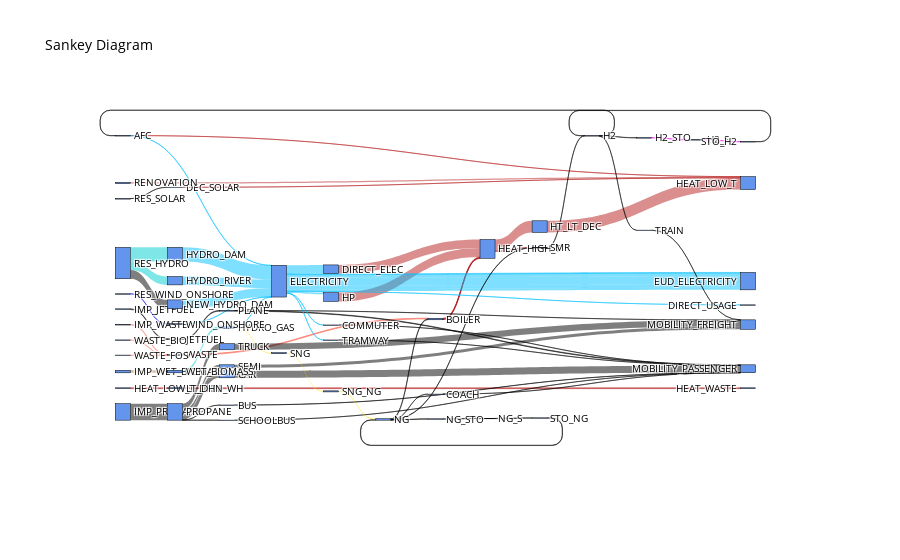
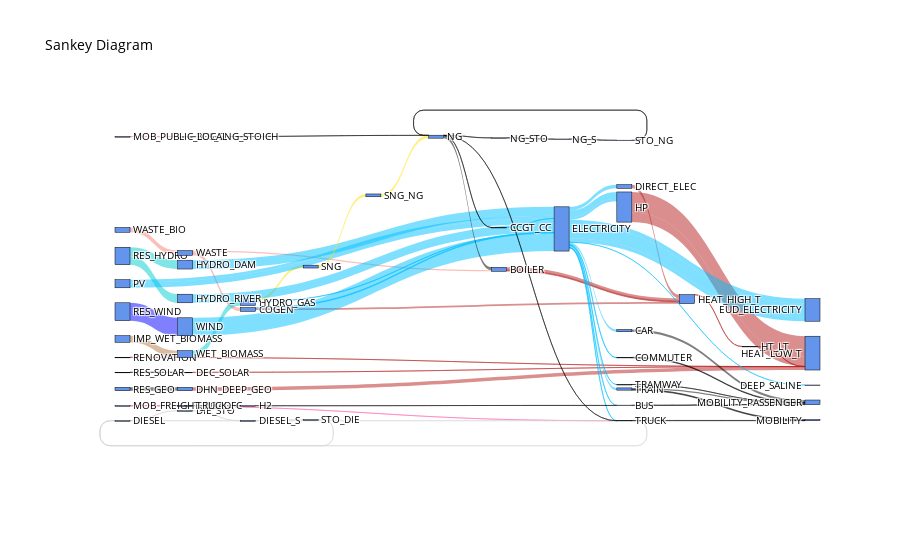

The notebook cell these images were saved under, in order:
### Markdown cell above
### Sankey diagram

### Code cell
# Generate the Sankey diagram using the processed results
fig_qc = plot_sankey(results_qc) 
fig_ch = plot_sankey(results_ch) 

# Display the generated Sankey diagram in the output
fig_qc.show()
fig_ch.show()

### Figure 1 — Plotly figure (JSON) as saved in the notebook; plotly's stock layout.template omitted (floating-point values rounded to 4 significant figures)
{"data": [{"link": {"color": ["rgba(181, 31, 31, 0.50)", "rgba(181, 31, 31, 0.50)", "rgba(181, 31, 31, 0.50)", "rgba(181, 31, 31, 0.50)", "rgba(181, 31, 31, 0.50)", "rgba(181, 31, 31, 0.50)", "rgba(181, 31, 31, 0.50)", "rgba(255, 225, 0, 0.50)", "rgba(0, 0, 0, 0.50)", "rgba(0, 0, 0, 0.50)", "rgba(250, 128, 114, 0.50)", "rgba(179, 123, 68, 0.50)", "rgba(181, 31, 31, 0.50)", "rgba(181, 31, 31, 0.50)", "rgba(181, 31, 31, 0.50)", "rgba(181, 31, 31, 0.50)", "rgba(181, 31, 31, 0.50)", "rgba(181, 31, 31, 0.50)", "rgba(0, 0, 0, 0.50)", "rgba(0, 206, 209, 0.50)", "rgba(0, 206, 209, 0.50)", "rgba(0, 0, 0, 0.50)", "rgba(0, 0, 255, 0.50)", "rgba(250, 128, 114, 0.50)", "rgba(250, 128, 114, 0.50)", "rgba(250, 128, 114, 0.50)", "rgba(250, 128, 114, 0.50)", "rgba(0, 206, 209, 0.50)", "rgba(0, 191, 255, 0.50)", "rgba(0, 191, 255, 0.50)", "rgba(0, 191, 255, 0.50)", "rgba(0, 191, 255, 0.50)", "rgba(0, 191, 255, 0.50)", "rgba(0, 0, 0, 0.50)", "rgba(0, 0, 0, 0.50)", "rgba(0, 0, 0, 0.50)", "rgba(0, 0, 0, 0.50)", "rgba(0, 0, 0, 0.50)", "rgba(0, 0, 0, 0.50)", "rgba(0, 0, 0, 0.50)", "rgba(0, 0, 0, 0.50)", "rgba(0, 0, 0, 0.50)", "rgba(0, 0, 0, 0.50)", "rgba(0, 0, 0, 0.50)", "rgba(0, 0, 0, 0.50)", "rgba(0, 0, 0, 0.50)", "rgba(0, 0, 0, 0.50)", "rgba(0, 0, 0, 0.50)", "rgba(0, 0, 0, 0.50)", "rgba(0, 0, 0, 0.50)", "rgba(0, 191, 255, 0.50)", "rgba(0, 191, 255, 0.50)", "rgba(0, 191, 255, 0.50)", "rgba(0, 191, 255, 0.50)", "rgba(0, 191, 255, 0.50)", "rgba(0, 191, 255, 0.50)", "rgba(0, 191, 255, 0.50)", "rgba(0, 191, 255, 0.50)", "rgba(0, 191, 255, 0.50)", "rgba(0, 191, 255, 0.50)", "rgba(0, 191, 255, 0.50)", "rgba(0, 0, 0, 0.50)", "rgba(0, 0, 0, 0.50)", "rgba(0, 0, 0, 0.50)", "rgba(0, 0, 0, 0.50)", "rgba(0, 0, 0, 0.50)", "rgba(255, 225, 0, 0.50)", "rgba(255, 225, 0, 0.50)", "rgba(0, 0, 0, 0.50)", "rgba(0, 0, 0, 0.50)", "rgba(0, 0, 0, 0.50)", "rgba(0, 0, 0, 0.50)", "rgba(255, 0, 255, 0.50)", "rgba(255, 0, 255, 0.50)", "rgba(0, 0, 0, 0.50)", "rgba(0, 0, 0, 0.50)", "rgba(0, 0, 0, 0.50)"], "label": [413.4, 505.5, 10000.0, 1446.0, 92550.0, 6609.0, 92550.0, 8475.0, 5545.0, 131500.0, 3080.0, 20000.0, 5926.0, 4396.0, 604.9, 68190.0, 70160.0, 6609.0, 70620.0, 112700.0, 66420.0, 505.5, 586.0, 796.6, 5363.0, 1400, 1680.0, 20000.0, 5981.0, 25145, 63470.0, 27660.0, 16180.0, 916.7, 56690.0, 61.55, 0.7345, 1073.0, 4472.0, 485.5, 24390.0, 650.2, 391.7, 48990.0, 916.7, 56690.0, 5545.0, 485.5, 24390.0, 48990.0, 1205.0, 26.56, 68190.0, 14030.0, 112700.0, 796.6, 66420.0, 70620.0, 586.0, 0.7345, 391.7, 2939.0, 2368.0, 6045.0, 2939.0, 2939.0, 8475.0, 8475.0, 2939.0, 61.55, 2028.0, 1759.0, 2028.0, 2028.0, 2409.0, 2028.0, 650.2], "source": [0, 6, 37, 14, 14, 16, 19, 21, 23, 24, 25, 26, 1, 1, 1, 7, 18, 28, 38, 38, 38, 39, 40, 51, 51, 52, 53, 54, 9, 9, 9, 9, 9, 2, 3, 4, 5, 35, 35, 41, 42, 48, 49, 50, 36, 36, 27, 36, 36, 36, 0, 9, 9, 9, 20, 21, 22, 31, 55, 9, 9, 32, 32, 32, 33, 34, 44, 45, 47, 32, 11, 11, 12, 13, 43, 46, 11], "target": [15, 15, 15, 43, 19, 28, 15, 44, 27, 36, 51, 54, 14, 14, 14, 14, 14, 17, 31, 20, 22, 6, 55, 1, 1, 51, 51, 21, 10, 10, 10, 10, 10, 30, 30, 30, 30, 29, 30, 30, 29, 29, 30, 29, 2, 3, 35, 41, 42, 50, 9, 8, 7, 18, 9, 9, 9, 9, 9, 5, 49, 34, 43, 1, 47, 33, 45, 32, 32, 4, 13, 0, 46, 12, 11, 11, 48], "value": [413.4, 505.5, 10000.0, 1446.0, 92550.0, 6609.0, 92550.0, 8475.0, 5545.0, 131500.0, 3080.0, 20000.0, 5926.0, 4396.0, 604.9, 68190.0, 70160.0, 6609.0, 70620.0, 112700.0, 66420.0, 505.5, 586.0, 796.6, 5363.0, 1400, 1680.0, 20000.0, 5981.0, 25145, 63470.0, 27660.0, 16180.0, 916.7, 56690.0, 61.55, 0.7345, 1073.0, 4472.0, 485.5, 24390.0, 650.2, 391.7, 48990.0, 916.7, 56690.0, 5545.0, 485.5, 24390.0, 48990.0, 1205.0, 26.56, 68190.0, 14030.0, 112700.0, 796.6, 66420.0, 70620.0, 586.0, 0.7345, 391.7, 2939.0, 2368.0, 6045.0, 2939.0, 2939.0, 8475.0, 8475.0, 2939.0, 61.55, 2028.0, 1759.0, 2028.0, 2028.0, 2409.0, 2028.0, 650.2]}, "node": {"color": "cornflowerblue", "label": ["AFC", "BOILER", "BUS", "CAR", "COACH", "COMMUTER", "DEC_SOLAR", "DIRECT_ELEC", "DIRECT_USAGE", "ELECTRICITY", "EUD_ELECTRICITY", "H2", "H2_S", "H2_STO", "HEAT_HIGH_T", "HEAT_LOW_T", "HEAT_LOW_T_DHN", "HEAT_WASTE", "HP", "HT_LT_DEC", "HYDRO_DAM", "HYDRO_GAS", "HYDRO_RIVER", "IMP_JETFUEL", "IMP_PROPANE", "IMP_WASTE", "IMP_WET_BIOMASS", "JETFUEL", "LT_DHN_WH", "MOBILITY_FREIGHT", "MOBILITY_PASSENGER", "NEW_HYDRO_DAM", "NG", "NG_S", "NG_STO", "PLANE", "PROPANE", "RENOVATION", "RES_HYDRO", "RES_SOLAR", "RES_WIND_ONSHORE", "SCHOOLBUS", "SEMI", "SMR", "SNG", "SNG_NG", "STO_H2", "STO_NG", "TRAIN", "TRAMWAY", "TRUCK", "WASTE", "WASTE_BIO", "WASTE_FOS", "WET_BIOMASS", "WIND_ONSHORE"], "line": {"color": "black", "width": 0.5}, "pad": 15, "thickness": 15}, "type": "sankey", "valueformat": ".0f", "valuesuffix": ""}], "layout": {"font": {"color": "black", "size": 10}, "paper_bgcolor": "white", "title": {"text": "Sankey Diagram"}}}

### Figure 2 — Plotly figure (JSON) as saved in the notebook; plotly's stock layout.template omitted (floating-point values rounded to 4 significant figures)
{"data": [{"link": {"color": ["rgba(181, 31, 31, 0.50)", "rgba(181, 31, 31, 0.50)", "rgba(181, 31, 31, 0.50)", "rgba(181, 31, 31, 0.50)", "rgba(181, 31, 31, 0.50)", "rgba(211, 211, 211, 0.50)", "rgba(211, 211, 211, 0.50)", "rgba(211, 211, 211, 0.50)", "rgba(211, 211, 211, 0.50)", "rgba(181, 31, 31, 0.50)", "rgba(181, 31, 31, 0.50)", "rgba(255, 225, 0, 0.50)", "rgba(179, 123, 68, 0.50)", "rgba(181, 31, 31, 0.50)", "rgba(181, 31, 31, 0.50)", "rgba(181, 31, 31, 0.50)", "rgba(181, 31, 31, 0.50)", "rgba(255, 105, 180, 0.50)", "rgba(255, 105, 180, 0.50)", "rgba(255, 105, 180, 0.50)", "rgba(0, 0, 0, 0.50)", "rgba(0, 206, 209, 0.50)", "rgba(0, 206, 209, 0.50)", "rgba(0, 0, 0, 0.50)", "rgba(0, 0, 255, 0.50)", "rgba(211, 211, 211, 0.50)", "rgba(211, 211, 211, 0.50)", "rgba(250, 128, 114, 0.50)", "rgba(250, 128, 114, 0.50)", "rgba(250, 128, 114, 0.50)", "rgba(0, 206, 209, 0.50)", "rgba(0, 191, 255, 0.50)", "rgba(0, 191, 255, 0.50)", "rgba(0, 191, 255, 0.50)", "rgba(0, 0, 0, 0.50)", "rgba(0, 0, 0, 0.50)", "rgba(0, 0, 0, 0.50)", "rgba(0, 0, 0, 0.50)", "rgba(0, 0, 0, 0.50)", "rgba(0, 0, 0, 0.50)", "rgba(0, 0, 0, 0.50)", "rgba(211, 211, 211, 0.50)", "rgba(0, 191, 255, 0.50)", "rgba(0, 191, 255, 0.50)", "rgba(0, 191, 255, 0.50)", "rgba(0, 191, 255, 0.50)", "rgba(0, 191, 255, 0.50)", "rgba(0, 191, 255, 0.50)", "rgba(0, 191, 255, 0.50)", "rgba(0, 191, 255, 0.50)", "rgba(0, 191, 255, 0.50)", "rgba(0, 191, 255, 0.50)", "rgba(0, 191, 255, 0.50)", "rgba(0, 191, 255, 0.50)", "rgba(0, 191, 255, 0.50)", "rgba(0, 191, 255, 0.50)", "rgba(0, 191, 255, 0.50)", "rgba(0, 191, 255, 0.50)", "rgba(0, 191, 255, 0.50)", "rgba(0, 191, 255, 0.50)", "rgba(0, 0, 0, 0.50)", "rgba(255, 105, 180, 0.50)", "rgba(0, 0, 0, 0.50)", "rgba(0, 0, 0, 0.50)", "rgba(0, 0, 0, 0.50)", "rgba(0, 0, 0, 0.50)", "rgba(0, 0, 0, 0.50)", "rgba(255, 225, 0, 0.50)", "rgba(255, 225, 0, 0.50)", "rgba(0, 0, 0, 0.50)", "rgba(0, 0, 0, 0.50)", "rgba(0, 0, 0, 0.50)", "rgba(0, 0, 0, 0.50)"], "label": [38550.0, 0.481, 6424.0, 18010.0, 0.0004295, 0.007667, 0, 0.007667, 0.007667, 434.2, 434.2, 5285.0, 12470.0, 5179.0, 1692.0, 3084.0, 6968.0, 5.802e-13, 9.146e-13, 0, 6424.0, 16580.0, 16120.0, 0.481, 33540.0, 0.007667, 2.974e-13, 2064.0, 6853.0, 8917.0, 12470.0, 8896.0, 25870.0, 7404.0, 520.6, 4240.0, 1152.0, 1463.0, 2763.0, 1.092e-13, 612.2, 3.101e-13, 0.04106, 6968.0, 12850.0, 4503.0, 1.184e-09, 16580.0, 211.4, 16120.0, 1371.0, 5269.0, 9911.0, 33540.0, 520.6, 4240.0, 1152.0, 4226.0, 1.092e-13, 612.2, 2.118e-22, 8.47e-22, 310.2, 0.07852, 5285.0, 310.2, 310.2, 5285.0, 5285.0, 310.2, 1.334e-12, 2.177e-13, 1.803e-13], "source": [20, 8, 10, 20, 34, 11, 11, 12, 13, 18, 21, 23, 25, 0, 0, 6, 14, 28, 28, 29, 35, 36, 36, 37, 38, 41, 45, 47, 47, 48, 49, 15, 15, 15, 1, 4, 7, 43, 43, 44, 45, 11, 5, 15, 15, 15, 15, 22, 23, 24, 6, 33, 33, 50, 15, 15, 15, 15, 15, 15, 2, 29, 30, 30, 30, 31, 32, 39, 40, 42, 30, 46, 17], "target": [19, 19, 19, 19, 19, 13, 3, 41, 12, 21, 19, 39, 49, 18, 18, 18, 18, 45, 46, 3, 10, 22, 24, 8, 50, 11, 11, 0, 6, 47, 23, 16, 16, 16, 27, 27, 27, 26, 27, 27, 26, 45, 15, 14, 20, 20, 9, 15, 15, 15, 15, 15, 15, 15, 1, 4, 7, 43, 44, 45, 30, 2, 32, 5, 0, 42, 31, 40, 30, 30, 45, 17, 1], "value": [38550.0, 0.481, 6424.0, 18010.0, 0.0004295, 0.007667, 0, 0.007667, 0.007667, 434.2, 434.2, 5285.0, 12470.0, 5179.0, 1692.0, 3084.0, 6968.0, 5.802e-13, 9.146e-13, 0, 6424.0, 16580.0, 16120.0, 0.481, 33540.0, 0.007667, 2.974e-13, 2064.0, 6853.0, 8917.0, 12470.0, 8896.0, 25870.0, 7404.0, 520.6, 4240.0, 1152.0, 1463.0, 2763.0, 1.092e-13, 612.2, 3.101e-13, 0.04106, 6968.0, 12850.0, 4503.0, 1.184e-09, 16580.0, 211.4, 16120.0, 1371.0, 5269.0, 9911.0, 33540.0, 520.6, 4240.0, 1152.0, 4226.0, 1.092e-13, 612.2, 2.118e-22, 8.47e-22, 310.2, 0.07852, 5285.0, 310.2, 310.2, 5285.0, 5285.0, 310.2, 1.334e-12, 2.177e-13, 1.803e-13]}, "node": {"color": "cornflowerblue", "label": ["BOILER", "BUS", "BUS_CNG_STOICH", "BUS_DIESEL", "CAR", "CCGT_CC", "COGEN", "COMMUTER", "DEC_SOLAR", "DEEP_SALINE", "DHN_DEEP_GEO", "DIESEL", "DIESEL_S", "DIE_STO", "DIRECT_ELEC", "ELECTRICITY", "EUD_ELECTRICITY", "H2", "HEAT_HIGH_T", "HEAT_LOW_T", "HP", "HT_LT", "HYDRO_DAM", "HYDRO_GAS", "HYDRO_RIVER", "IMP_WET_BIOMASS", "MOBILITY", "MOBILITY_PASSENGER", "MOB_FREIGHT_ROAD", "MOB_PUBLIC_LOCAL", "NG", "NG_S", "NG_STO", "PV", "RENOVATION", "RES_GEO", "RES_HYDRO", "RES_SOLAR", "RES_WIND", "SNG", "SNG_NG", "STO_DIE", "STO_NG", "TRAIN", "TRAMWAY", "TRUCK", "TRUCK_FC", "WASTE", "WASTE_BIO", "WET_BIOMASS", "WIND"], "line": {"color": "black", "width": 0.5}, "pad": 15, "thickness": 15}, "type": "sankey", "valueformat": ".0f", "valuesuffix": ""}], "layout": {"font": {"color": "black", "size": 10}, "paper_bgcolor": "white", "title": {"text": "Sankey Diagram"}}}
